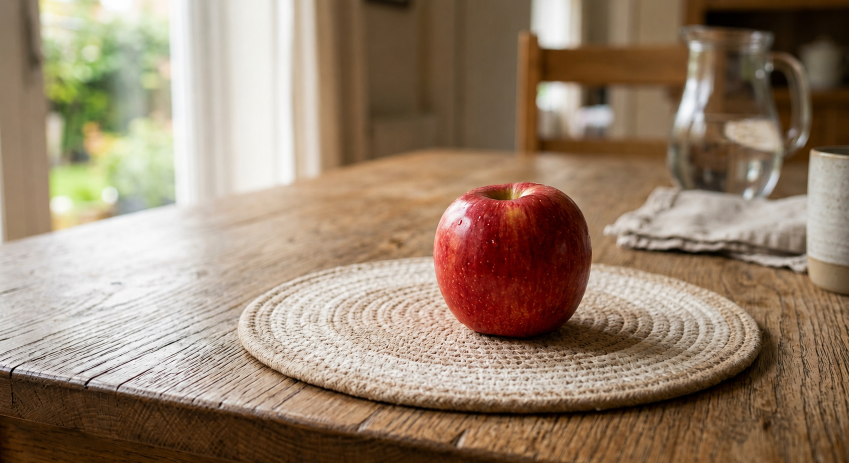
#> input picture src/images/apple.png, 1698 x 926 px (shown at 1/2 size); its folder holds 6 pictures in this run
$ python Daily_Assignment04.py
#> lines starting #> are read from the running program, lines starting #| are printed output that depends on the picture; after the words box and inside, x2 and y2 are one past the last pixel; in counts of white or black regions, pixels touching at a corner belong together
"""04_DL-Object-Detection.ipynb의 Bounding Box, IoU, NMS TODO 실습."""

import random
from pathlib import Path

import cv2
import matplotlib.pyplot as plt
import numpy as np


ROOT = Path(__file__).resolve().parent.parent
IMAGE_ROOT = ROOT / "src/images"
CONF_THRESHOLD = 0.5
IOU_THRESHOLD = 0.2


def read_image(name):
#> called with name = 'apple.png'
    image = cv2.imread(str(IMAGE_ROOT / name))
#> image is the input picture: shape (926, 1698, 3); mean B, G, R 109.3, 130.3, 151.4
    if image is None:
        raise FileNotFoundError(f"이미지를 읽을 수 없습니다: {IMAGE_ROOT / name}")
    return image


def draw_bbox(image, box, color, text=""):
    x1, y1, x2, y2 = map(int, box)
    cv2.rectangle(image, (x1, y1), (x2, y2), color, 3)
    cv2.putText(image, text, (x1, max(20, y1 - 5)),
                cv2.FONT_HERSHEY_SIMPLEX, 0.6, color, 2)


# ============================================================
# B. Intersection over Union (IoU) TODO
# ============================================================

# TODO: 1) BBox 좌표를 (x,y,w,h)에서 (x1,y1,x2,y2)로 변환하는 함수 정의
def convert_bbox_coord(bbox):
    x, y, w, h = bbox
    return x, y, x + w, y + h


# TODO: 2) IoU 계산 함수 정의
# [16 lines left out: function calculate_iou, not called in this run]


# ============================================================
# A. Bounding Box TODO
# ============================================================
def show_apple_bbox():
    apple_bgr = read_image("apple.png")
    apple_rgb = cv2.cvtColor(apple_bgr, cv2.COLOR_BGR2RGB)

    # TODO: Color Segmentation을 통해 Binary Mask 생성
    apple_hsv = cv2.cvtColor(apple_rgb, cv2.COLOR_RGB2HSV)
#> apple_hsv: shape (926, 1698, 3); mean H, S, V 20.4, 97, 152.3
    red_lower1 = np.array([0, 100, 50])
    red_upper1 = np.array([10, 255, 255])
    red_lower2 = np.array([170, 100, 50])
    red_upper2 = np.array([180, 255, 255])

    # TODO: Gaussian Blur 적용
    apple_blur = cv2.GaussianBlur(apple_hsv, (15, 15), 0)
#> apple_blur: shape (926, 1698, 3); mean H, S, V 20.4, 97, 152.3

    # TODO: Binary Mask 생성 (빨강의 두 HSV 범위를 합침)
    apple_mask = cv2.inRange(apple_blur, red_lower1, red_upper1)
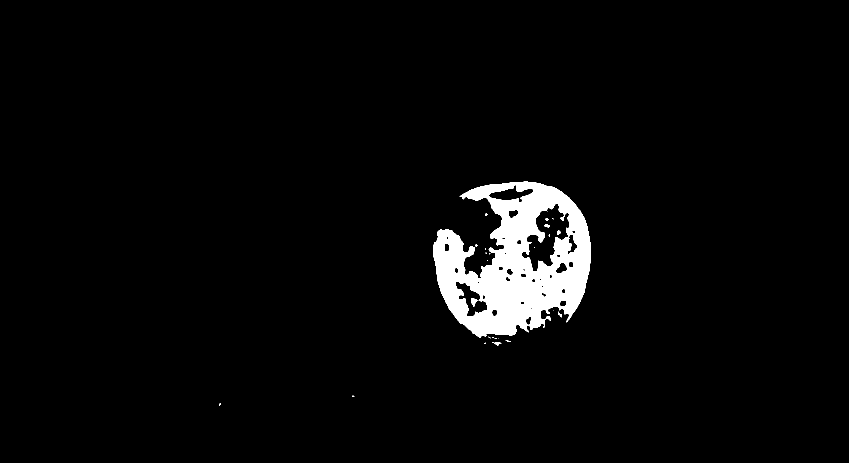
#> apple_mask: shape (926, 1698) (shown at 1/2 size); 3.5% white; 26 white regions (18 under 20 px), largest, box (x1, y1, x2, y2) and area: (866, 363, 1182, 676) 54775, (942, 596, 956, 614) 127, (984, 684, 1003, 691) 62
    apple_mask |= cv2.inRange(apple_blur, red_lower2, red_upper2)
#> apple_mask: shape (926, 1698); 3.5% white; 30 white regions (20 under 20 px), largest, box (x1, y1, x2, y2) and area: (866, 363, 1182, 676) 54775, (930, 411, 955, 471) 516, (942, 596, 956, 614) 127

    # TODO: 필요하다면 Morphological Operation 적용
    kernel = np.ones((5, 5), dtype=np.uint8)
    apple_mask = cv2.morphologyEx(apple_mask, cv2.MORPH_OPEN, kernel)
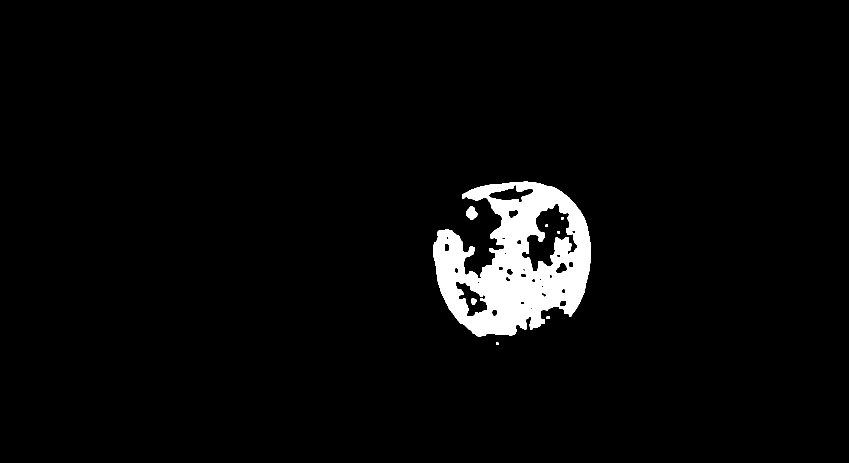
#> apple_mask: shape (926, 1698) (shown at 1/2 size); 3.5% white; 9 white regions, largest, box (x1, y1, x2, y2) and area: (866, 363, 1182, 674) 54249, (932, 413, 955, 440) 416, (943, 597, 953, 610) 105
    apple_mask = cv2.morphologyEx(apple_mask, cv2.MORPH_CLOSE, kernel)
#> apple_mask: shape (926, 1698); 3.5% white; 8 white regions

    # TODO: Binary Mask를 사용하여 Contour 추출
    contours, _ = cv2.findContours(apple_mask, cv2.RETR_EXTERNAL, cv2.CHAIN_APPROX_SIMPLE)
#> contours = 4 contours, 1 with area under 20; largest, box (x1, y1, x2, y2) and area: (866, 363, 1182, 674) 65310, (932, 413, 955, 440) 383, (1093, 632, 1100, 638) 29
    if not contours:
        raise ValueError("사과 이미지에서 빨간색 Contour를 찾지 못했습니다.")

    # TODO: 가장 큰 contour 선택
    largest_contour = max(contours, key=cv2.contourArea)
#> largest_contour = contour of 598 points, box (x1, y1, x2, y2) (866, 363, 1182, 674), area 65310

    # TODO: Contour를 추출하여 원본 이미지 위에 overlay
    largest_mask = np.zeros_like(apple_mask)
    cv2.drawContours(largest_mask, [largest_contour], -1, 255, cv2.FILLED)
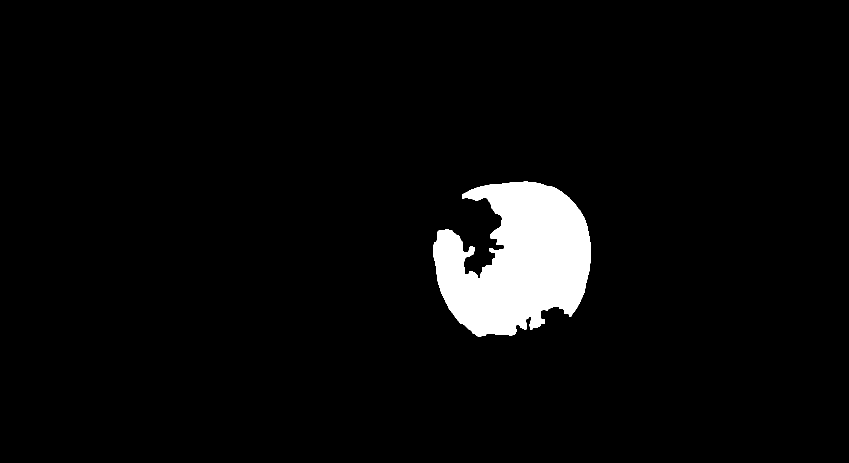
#> largest_mask: shape (926, 1698) (shown at 1/2 size); 4.2% white; 1 white region, box (x1, y1, x2, y2) and area: (866, 363, 1182, 674) 66058
    mask_color = np.zeros_like(apple_rgb)
    mask_color[:, :, 1] = largest_mask
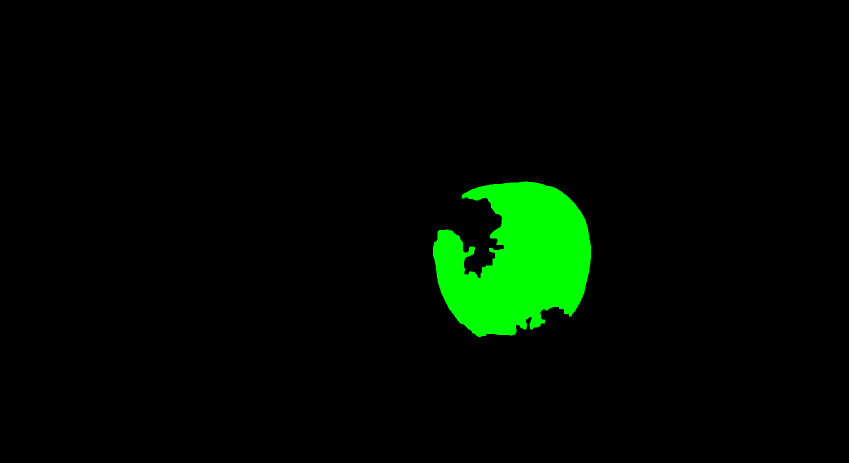
#> mask_color: shape (926, 1698, 3) (shown at 1/2 size); mean of channels 0, 1, 2 0, 10.7, 0; drawn as B, G, R
    overlay = cv2.addWeighted(apple_rgb, 1.0, mask_color, 0.35, 0)
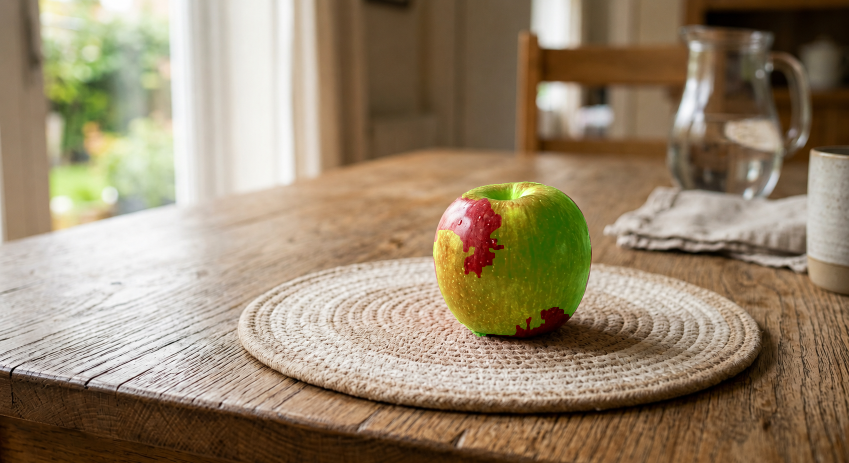
#> overlay: shape (926, 1698, 3) (shown at 1/2 size); mean R, G, B 151.4, 134, 109.3
    cv2.drawContours(overlay, [largest_contour], -1, (0, 255, 0), 2)
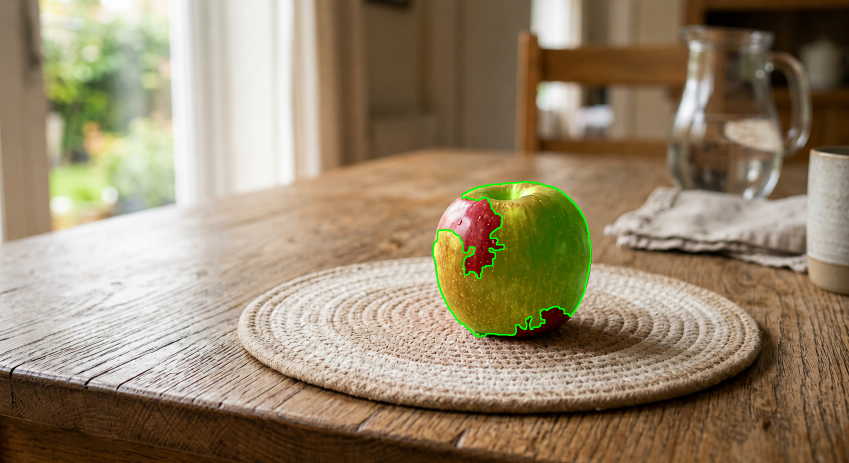
#> overlay: shape (926, 1698, 3) (shown at 1/2 size); 0.34% of pixels changed, all inside (x1, y1, x2, y2) = (865, 362, 1183, 675)

    # TODO: cv2.rectangle() 함수에 사용할 수 있는 좌표로 변환
    bbox_xywh = cv2.boundingRect(largest_contour)
#> bbox_xywh = (866, 363, 316, 311)
    bbox_xyxy = convert_bbox_coord(bbox_xywh)
#> in convert_bbox_coord, `x, y, w, h = bbox`: x = 866; y = 363; w = 316; h = 311
#> bbox_xyxy = (866, 363, 1182, 674)
    bbox_image = apple_rgb.copy()
    draw_bbox(bbox_image, bbox_xyxy, (0, 255, 0), "Apple")
#> in draw_bbox, `x1, y1, x2, y2 = map(int, box)`: x1 = 866; y1 = 363; x2 = 1182; y2 = 674
#> in draw_bbox, `cv2.putText(image, text, (x1, max(20, y1 - 5)), cv2.FONT_HERSHEY_SIMPL..`:
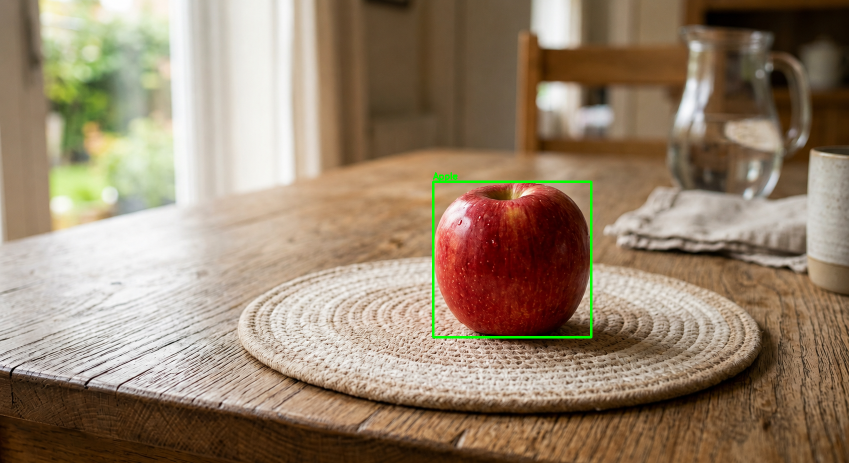
#> image: shape (926, 1698, 3) (shown at 1/2 size); mean R, G, B 150.8, 130.8, 108.9
    print(f"Apple BBox: xywh={bbox_xywh}, xyxy={bbox_xyxy}")
#| Apple BBox: xywh=(866, 363, 316, 311), xyxy=(866, 363, 1182, 674)

    fig, axes = plt.subplots(1, 4, figsize=(18, 5))
    for ax, image, title in zip(axes, (apple_rgb, apple_mask, overlay, bbox_image),
                                 ("Original", "Binary Mask", "Contour Overlay", "Bounding Box")):
        ax.imshow(image, cmap="gray" if image.ndim == 2 else None)
        ax.set_title(title)
        ax.axis("off")
#> this loop made 4 passes
    fig.tight_layout()


# B. Intersection over Union (IoU): 노트북의 사과 이미지 3장으로 결과 확인
# [13 lines left out: function get_contour, not called in this run]


def show_iou():
    fig, axes = plt.subplots(1, 3, figsize=(16, 6))
    for index, ax in enumerate(axes, start=1):
        image_bgr = read_image(f"two_apples{index}.png")
        image_rgb = cv2.cvtColor(image_bgr, cv2.COLOR_BGR2RGB)
        red_contour, green_contour = get_contour(image_bgr)
        red_box = convert_bbox_coord(cv2.boundingRect(red_contour))
        green_box = convert_bbox_coord(cv2.boundingRect(green_contour))
        iou = calculate_iou(red_box, green_box)
        draw_bbox(image_rgb, red_box, (255, 0, 0), "Red Apple")
        draw_bbox(image_rgb, green_box, (0, 255, 0), "Green Apple")
        print(f"two_apples{index}: IoU = {iou:.4f}")
        ax.imshow(image_rgb)
        ax.set_title(f"IoU: {iou:.4f}")
        ax.axis("off")
    fig.tight_layout()


# ============================================================
# C. Non-Maximum Suppression (NMS) TODO
# ============================================================

# TODO: Confidence Thresholding 함수 정의
# TODO: Confidence Score가 특정 임계값보다 낮으면 해당 BBox 제거
# [77 lines left out: functions prune_low_conf, apply_nms, apply_nms_cv2, show_nms, not called in this run]


def main():
    show_apple_bbox()
    show_iou()
    show_nms()
    plt.show()


if __name__ == "__main__":
#> (the run stopped early here; a loop or call above may not have finished)
